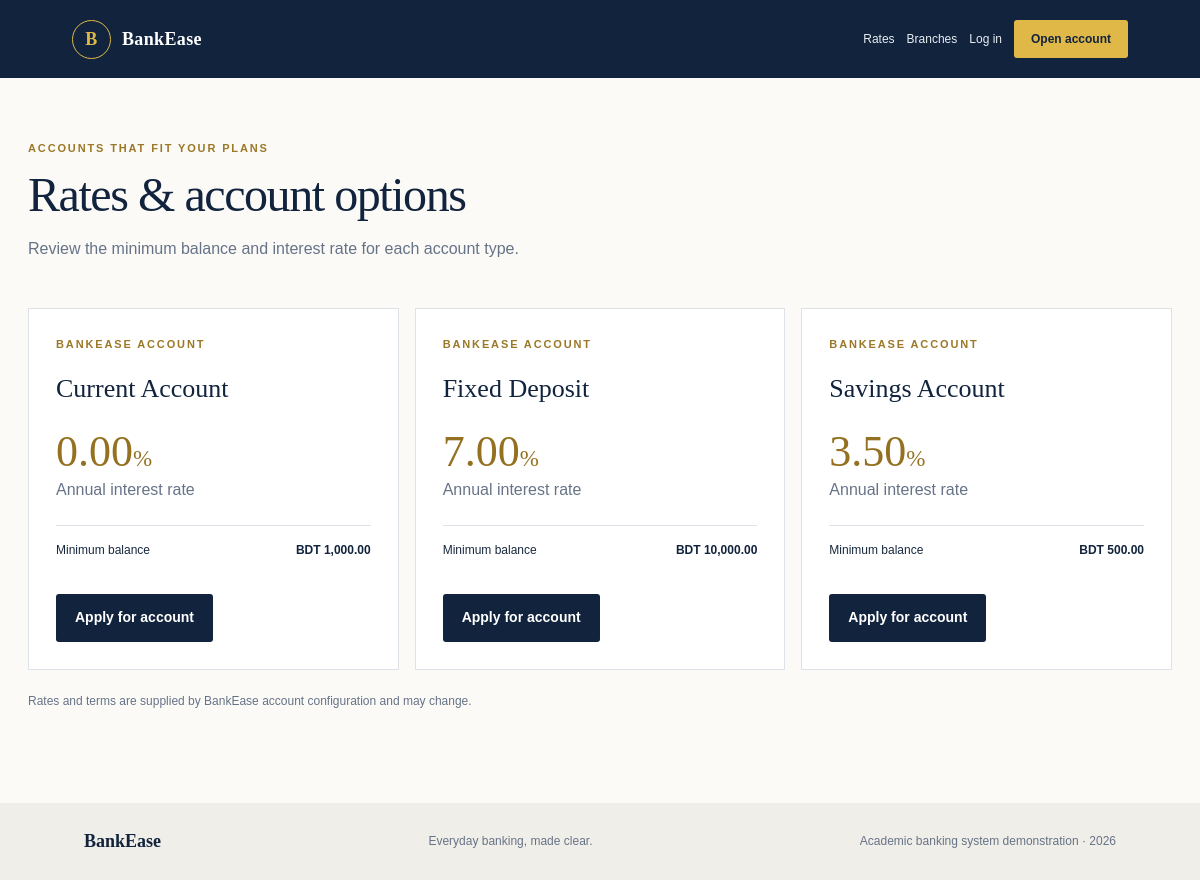
Page /source_code/BankEase_Customer_Site/rates.php on the committed database.
### tables this page shows
CREATE TABLE account_types (
    account_type_id      INT AUTO_INCREMENT PRIMARY KEY,
    type_name            VARCHAR(50) NOT NULL UNIQUE,
    minimum_balance      DECIMAL(12,2) NOT NULL DEFAULT 0 CHECK (minimum_balance >= 0),
    interest_rate        DECIMAL(5,2) NOT NULL DEFAULT 0 CHECK (interest_rate >= 0),
    single_per_customer  BOOLEAN NOT NULL DEFAULT FALSE
);

### source_code/BankEase_Customer_Site/rates.php (the view)
<?php require __DIR__.'/config.php';try{$types=db()->query('SELECT type_name,minimum_balance,interest_rate FROM account_types ORDER BY type_name')->fetchAll();}catch(Throwable $x){$types=[];$unavailable=true;}render_start('Rates');?><section class="page-heading"><div class="eyebrow dark">Accounts that fit your plans</div><h1>Rates &amp; account options</h1><p>Review the minimum balance and interest rate for each account type.</p></section><?php if(!empty($unavailable)):?><div class="notice error">Account rates are temporarily unavailable. Please try again later.</div><?php elseif(!$types):?><div class="empty">Account options will appear here when available.</div><?php else:?><div class="rate-grid"><?php foreach($types as $t):?><article class="rate-card"><div class="eyebrow dark">BankEase account</div><h2><?=e($t['type_name'])?></h2><div class="rate-number"><?=e(number_format((float)$t['interest_rate'],2))?><span>%</span></div><p>Annual interest rate</p><div class="minimum"><span>Minimum balance</span><b>BDT <?=e(number_format((float)$t['minimum_balance'],2))?></b></div><a class="button navy" href="<?=e(url('register.php'))?>">Apply for account</a></article><?php endforeach;?></div><?php endif;?><p class="footnote">Rates and terms are supplied by BankEase account configuration and may change.</p><?php render_end();?>

### source_code/BankEase_Customer_Site/assets/css/site.css (style rules this page uses)
:root { --navy:#11233d;--navy2:#1e3856;--gold:#dfb847;--pale:#f4f1e8;--ink:#18283d;--muted:#667387;--line:#dce2e8;--white:#fff;--serif:Georgia,'Times New Roman',serif }
* { box-sizing:border-box }
html { scroll-behavior:smooth }
body { margin:0;color:var(--ink);background:#fbfaf7;font:16px/1.55 Arial,Helvetica,sans-serif }
.hero h1,.page-heading h1,.login-aside h1 { font:normal clamp(43px,5.4vw,68px)/1.08 var(--serif);letter-spacing:-.03em;margin:18px 0 }
.eyebrow { text-transform:uppercase;letter-spacing:.17em;color:var(--gold);font-size:11px;font-weight:bold }
.eyebrow.dark { color:#9b7827 }
.button { display:inline-block;text-decoration:none;border:0;border-radius:3px;padding:13px 19px;font-size:14px;font-weight:bold;cursor:pointer }
.button.navy { background:var(--navy);color:#fff }
.services article,.rate-card,.branch-card,.register-card { background:white;border:1px solid var(--line);padding:27px }
.page-heading { padding:20px 0 30px }
.page-heading h1 { font-size:48px;color:var(--navy);margin:12px 0 }
.page-heading p { color:var(--muted);max-width:620px }
.rate-grid,.branch-grid { display:grid;grid-template-columns:repeat(auto-fit,minmax(250px,1fr));gap:16px }
.rate-card h2,.branch-card h2 { font:normal 26px var(--serif);color:var(--navy) }
.rate-card>p { color:var(--muted);margin:1px 0 22px }
.rate-number { font:44px var(--serif);color:#947120 }
.rate-number span { font-size:23px }
.minimum { padding:15px 0;border-top:1px solid var(--line);display:flex;justify-content:space-between;font-size:12px;margin-bottom:20px }
.minimum b { color:var(--navy) }
.footnote { font-size:12px;color:var(--muted);margin-top:22px }

### rows in the picture
account_types: type_name "Current Account", interest_rate "0.00", minimum_balance "1,000.00"
account_types: type_name "Fixed Deposit", interest_rate "7.00", minimum_balance "10,000.00"
account_types: type_name "Savings Account", interest_rate "3.50", minimum_balance "500.00"
